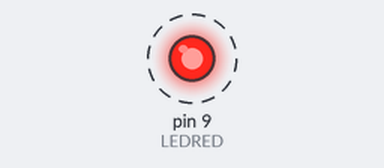
Recording of a sketch running on a simulated Arduino Uno, built with avr-gcc and run on an emulated ATmega328P. On the bench: output pins drawn as LEDs (lit = HIGH). Dashed ring = blinking.

Above: at 0.5 s.
Timing chart, 0 to 4.6 s (numbered marks = the images above):
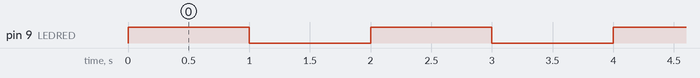

Measured:
- by itself, pin 9 (LEDRED): alternates HIGH for 1.0 s and LOW for 1.0 s

The sketch:

Arduino_6.ino
```cpp
int LEDRED=9;
void setup() {

  pinMode(LEDRED,OUTPUT);
  // put your setup code here, to run once:

}

void loop() {
  analogWrite (LEDRED,255);
  delay(1000);
  analogWrite(LEDRED,0);
  delay(1000);


  // put your main code here, to run repeatedly:

}
```
